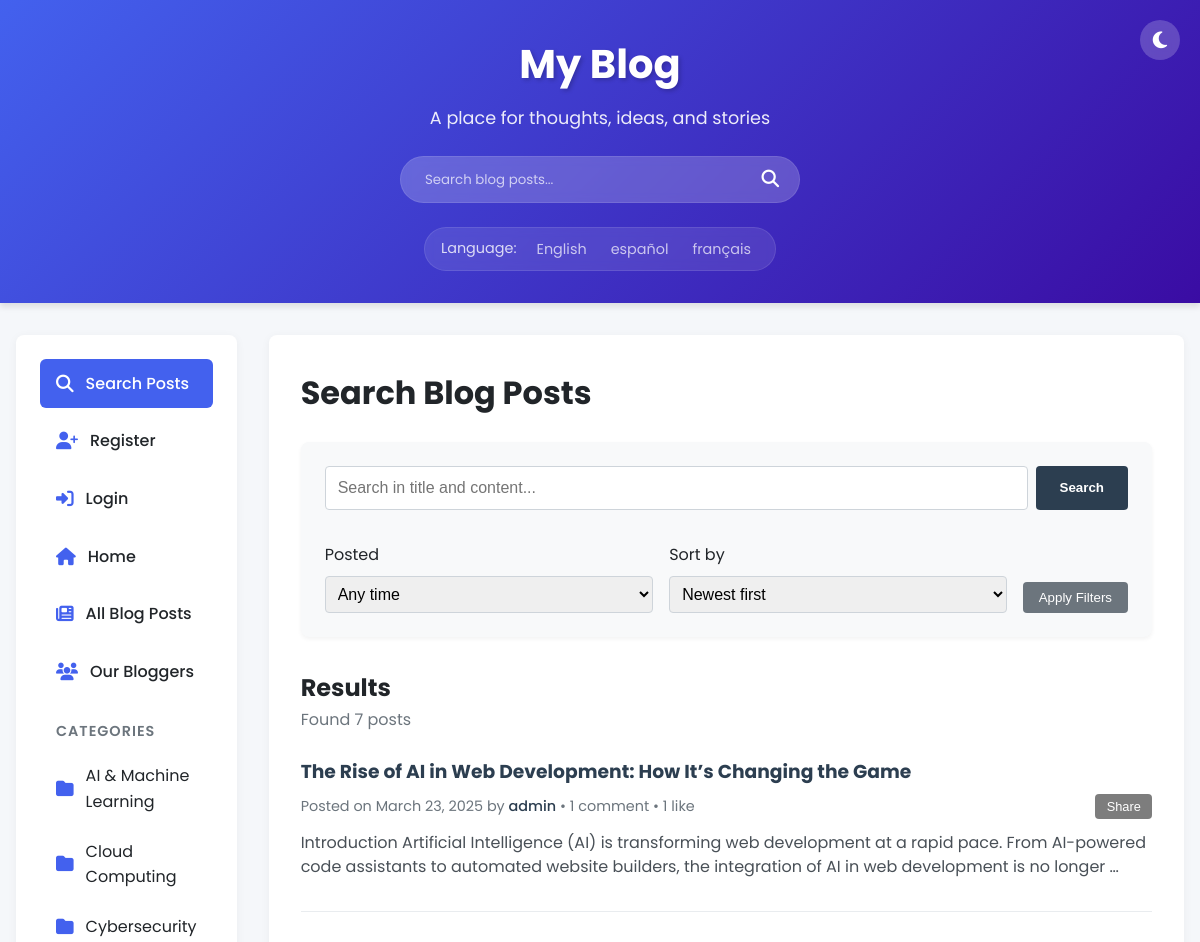
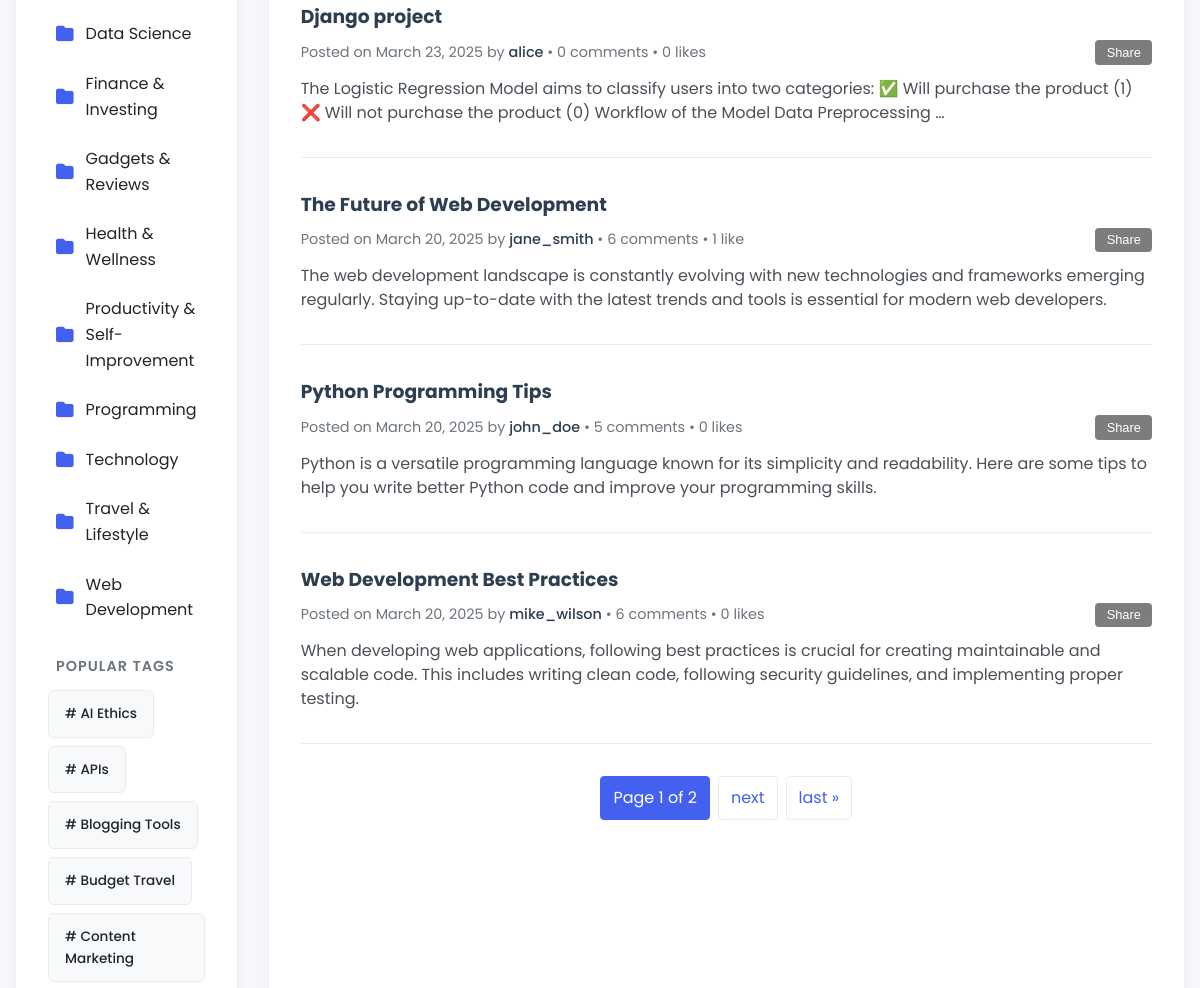
Before: /blog/search/ (upper part) with the older database file (2 pictures, top to bottom).
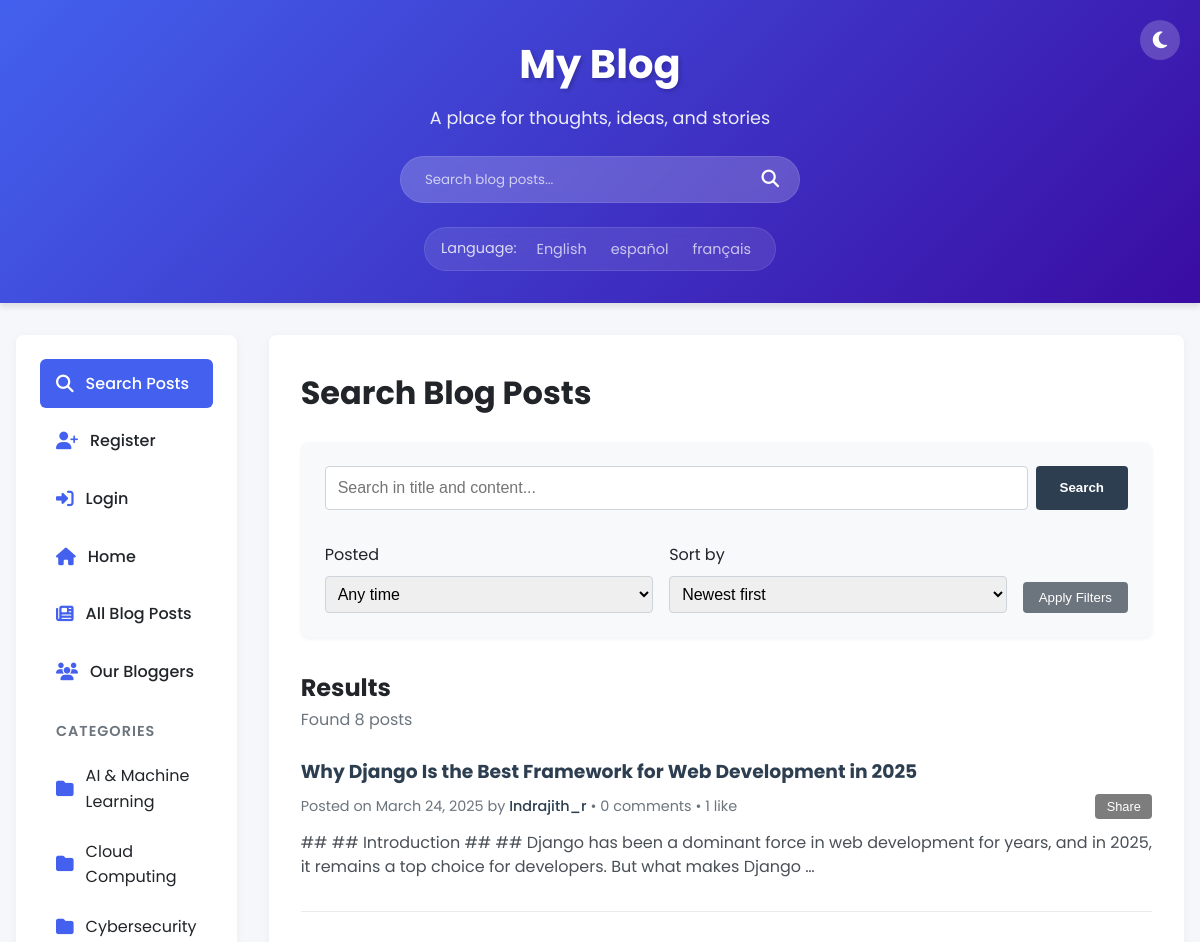
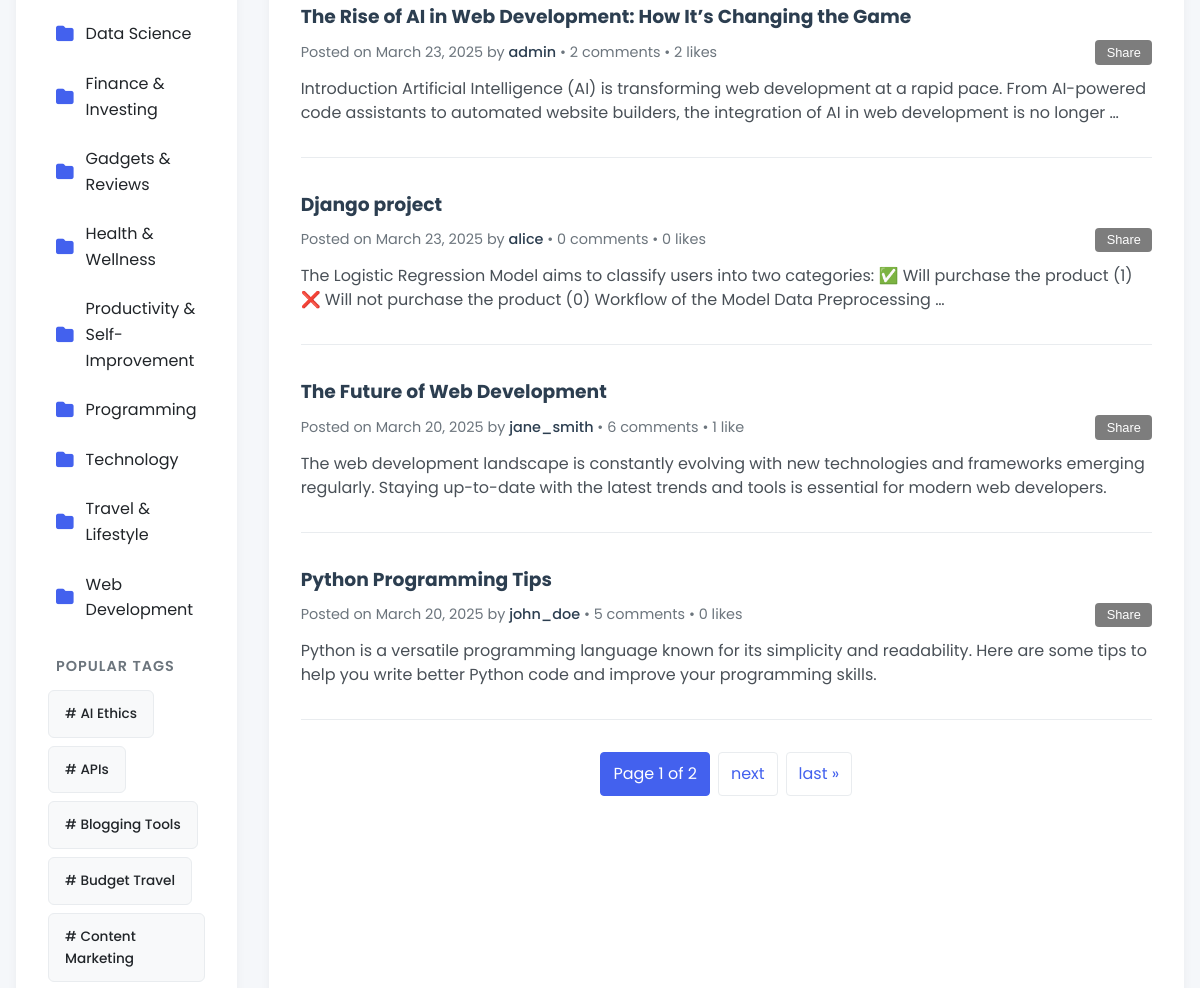
After: the same page with the newer database file (2 pictures, top to bottom).
### myapp/models.py (models this page shows, shortened)
class Category(models.Model):
    name = models.CharField(max_length=100, unique=True)
    slug = models.SlugField(max_length=100, unique=True)
    description = models.TextField(blank=True)
    class Meta:
        verbose_name_plural = "Categories"
        ordering = ['name']

class Tag(models.Model):
    name = models.CharField(max_length=50, unique=True)
    slug = models.SlugField(max_length=50, unique=True)
    class Meta:
        ordering = ['name']

class Post(models.Model):
    title = models.CharField(max_length=200)
    content = models.TextField()
    author = models.ForeignKey(User, on_delete=models.CASCADE)
    created_date = models.DateTimeField(default=timezone.now)
    updated_date = models.DateTimeField(auto_now=True)
    likes = models.ManyToManyField(User, related_name='liked_posts', blank=True)
    category = models.ForeignKey(Category, on_delete=models.SET_NULL, null=True, blank=True, related_name='posts')
    tags = models.ManyToManyField(Tag, blank=True, related_name='posts')
    view_count = models.PositiveIntegerField(default=0)
    class Meta:
        ordering = ['-created_date']  # Sort by newest first

### myapp/views.py (the view, shortened to what this page needs)
# urls.py: path('blog/search/', views.PostSearchView.as_view(), name='post-search'),
class PostSearchView(CategoryTagContextMixin, generic.ListView):
    model = Post
    template_name = 'myapp/post_search.html'
    context_object_name = 'posts'
    paginate_by = 5
    def get_queryset(self):
        form = PostSearchForm(self.request.GET)
        queryset = Post.objects.all()
        if form.is_valid():
            query = form.cleaned_data.get('query')
            if query:
                queryset = queryset.filter(
                    Q(title__icontains=query) | Q(content__icontains=query)
                )
            category = form.cleaned_data.get('category')
            if category:
                queryset = queryset.filter(category=category)
            tag = form.cleaned_data.get('tag')
            if tag:
                queryset = queryset.filter(tags=tag)
            date_filter = form.cleaned_data.get('date_filter')
            sort_by = form.cleaned_data.get('sort_by')
        else:
            queryset = queryset.order_by('-created_date')
        return queryset
    def get_context_data(self, **kwargs):
        context = super().get_context_data(**kwargs)
        context['search_form'] = PostSearchForm(self.request.GET or None)
        if self.request.GET:
            query_params = self.request.GET.copy()
            if 'page' in query_params:
                del query_params['page']
            context['query_params'] = query_params.urlencode()
        context['categories'] = Category.objects.all()
        context['popular_tags'] = Tag.objects.annotate(
            num_posts=Count('posts')).order_by('-num_posts')[:10]
        return context

### myapp/context_processors.py (called while the page is built)
def language_context(request):
    current_language = translation.get_language()
    return {
        'LANGUAGES': settings.LANGUAGES,
        'LANGUAGE_CODE': current_language,
        'LANGUAGE_BIDI': translation.get_language_info(current_language).get('bidi', False),
    }

### myapp/views.py (called while the page is built)
    def get_context_data(self, **kwargs):
        context = super().get_context_data(**kwargs)
        context['categories'] = Category.objects.all()
        context['popular_tags'] = Tag.objects.annotate(num_posts=Count('posts')).order_by('-num_posts')[:10]
        return context

### myapp/templates/myapp/post_search.html (shortened to what this page needs)
{% extends 'myapp/base.html' %}
{% block content %}
<div class="search-header">
    <h1>Search Blog Posts</h1>
</div>
<div class="search-container">
    <form method="GET" action="{% url 'post-search' %}" class="search-form">
        <div class="search-bar">
            {{ search_form.query }}
            <button type="submit" class="search-button">Search</button>
        </div>
        <div class="filters-container">
            <div class="filter-group">
                <label for="{{ search_form.date_filter.id_for_label }}">{{ search_form.date_filter.label }}</label>
                {{ search_form.date_filter }}
            </div>
            <div class="filter-group">
                <label for="{{ search_form.sort_by.id_for_label }}">{{ search_form.sort_by.label }}</label>
                {{ search_form.sort_by }}
            </div>
            <button type="submit" class="filter-button">Apply Filters</button>
        </div>
    </form>
</div>
<div class="search-results">
    <h2>Results</h2>
    {% if posts %}
        <p class="result-count">Found {{ page_obj.paginator.count }} post{% if page_obj.paginator.count != 1 %}s{% endif %}</p>
        {% for post in posts %}
            <div class="post-item">
                <h3 class="post-title">
                    <a href="{% url 'post-detail' post.pk %}">{{ post.title }}</a>
                </h3>
                <div class="post-meta">
                    <div>
                        Posted on {{ post.created_date|date:"F d, Y" }} by
                        <a href="{% url 'author-detail' post.author.pk %}">{{ post.author.username }}</a>
                        • {{ post.comments.count }} comment{% if post.comments.count != 1 %}s{% endif %}
                        • {{ post.likes.count }} like{% if post.likes.count != 1 %}s{% endif %}
                    </div>
                    <div class="post-actions">
                        <div class="share-dropdown">
                            <button class="share-button">Share</button>
                        </div>
                    </div>
                </div>
                <div class="post-excerpt">
                    {{ post.content|truncatewords:30 }}
                </div>
            </div>
        {% endfor %}
        <div class="pagination">
            <span class="step-links">
                <span class="current">
                    Page {{ page_obj.number }} of {{ page_obj.paginator.num_pages }}
                </span>
                {% if page_obj.has_next %}
                    <a href="?page={{ page_obj.next_page_number }}{% if query_params %}&{{ query_params }}{% endif %}">next</a>
                    <a href="?page={{ page_obj.paginator.num_pages }}{% if query_params %}&{{ query_params }}{% endif %}">last &raquo;</a>
                {% endif %}
            </span>
        </div>
    {% else %}
        <p class="no-results">No posts found matching your search criteria.</p>
    {% endif %}
</div>
{% endblock %}

### myapp/templates/myapp/base.html (shortened to what this page needs)
{% load static %}
{% load i18n %}
<!DOCTYPE html>
<html lang="{{ LANGUAGE_CODE|default:'en' }}">
<head>
    <link rel="stylesheet" href="https://cdnjs.cloudflare.com/ajax/libs/font-awesome/6.4.0/css/all.min.css">
</head>
<body>
    <header>
        <div class="header-content">
            <h1 class="logo">{% trans "My Blog" %}</h1>
            <p class="tagline">{% trans "A place for thoughts, ideas, and stories" %}</p>
            <form action="{% url 'post-search' %}" method="GET" class="header-search">
                <input type="text" name="query" placeholder="{% trans 'Search blog posts...' %}">
                <button type="submit" class="header-search-btn"><i class="fas fa-search"></i></button>
            </form>
            {% include "myapp/includes/language_switcher.html" %}
            <button id="themeToggle" class="theme-toggle"><i class="fas fa-moon"></i></button>
        </div>
    </header>
    <div class="main-wrapper">
        <aside class="sidebar">
            <nav>
                <ul class="sidebar-nav">
                    <li class="nav-item-primary"><a href="{% url 'post-search' %}"><i class="fas fa-search"></i> {% trans "Search Posts" %}</a></li>
                    {% if not user.is_authenticated %}
                    <li><a href="{% url 'register' %}"><i class="fas fa-user-plus"></i> {% trans "Register" %}</a></li>
                    <li><a href="{% url 'login' %}"><i class="fas fa-sign-in-alt"></i> {% trans "Login" %}</a></li>
                    {% endif %}
                    <li><a href="{% url 'home' %}"><i class="fas fa-home"></i> {% trans "Home" %}</a></li>
                    <li><a href="{% url 'post-list' %}"><i class="fas fa-newspaper"></i> {% trans "All Blog Posts" %}</a></li>
                    <li><a href="{% url 'blogger-list' %}"><i class="fas fa-users"></i> {% trans "Our Bloggers" %}</a></li>
                    <li class="nav-section">
                        <h3 class="nav-section-title">{% trans "Categories" %}</h3>
                        <ul class="sidebar-subnav">
                            {% for category in categories %}
                                <li><a href="{% url 'category-detail' category.slug %}"><i class="fas fa-folder"></i> {{ category.name }}</a></li>
                            {% empty %}
                                <li class="nav-empty">{% trans "No categories yet" %}</li>
                            {% endfor %}
                        </ul>
                    </li>
                    <li class="nav-section">
                        <h3 class="nav-section-title">{% trans "Popular Tags" %}</h3>
                        <div class="sidebar-tags">
                            {% for tag in popular_tags %}
                                <a href="{% url 'tag-detail' tag.slug %}" class="sidebar-tag"># {{ tag.name }}</a>
                            {% empty %}
                                <span class="nav-empty">{% trans "No tags yet" %}</span>
                            {% endfor %}
                        </div>
                    </li>
                </ul>
            </nav>
        </aside>
        <main>
            {% block content %}{% endblock %}
        </main>
    </div>
</body>
</html>

Changed rows visible on the page:
no longer on this page (row edited): Post: title "Web Development Best Practices", created_date "March 20, 2025", author.username "mike_wilson", comments.count "6", likes.count "0", content "When developing web applications, following best practices is crucial for creating maintainable and scalable code. This includes writing clean code, following security guidelines, and implementing proper testing."
added Post: title "Why Django Is the Best Framework for Web Development in 2025", created_date "March 24, 2025", author.username "Indrajith_r", comments.count "0", likes.count "1", content "## ## Introduction ## ## Django has been a dominant force in web development for years, and in 2025, it remains a top choice for developers. But what makes Django …"
changed Post "The Rise of AI in Web Development: How It’s Changing the Game": comments.count "1" → "2"; likes.count "1" → "2"; now shows "s s"
Other visible differences:
{{ page_obj.paginator.count }}: "7" → "8"
